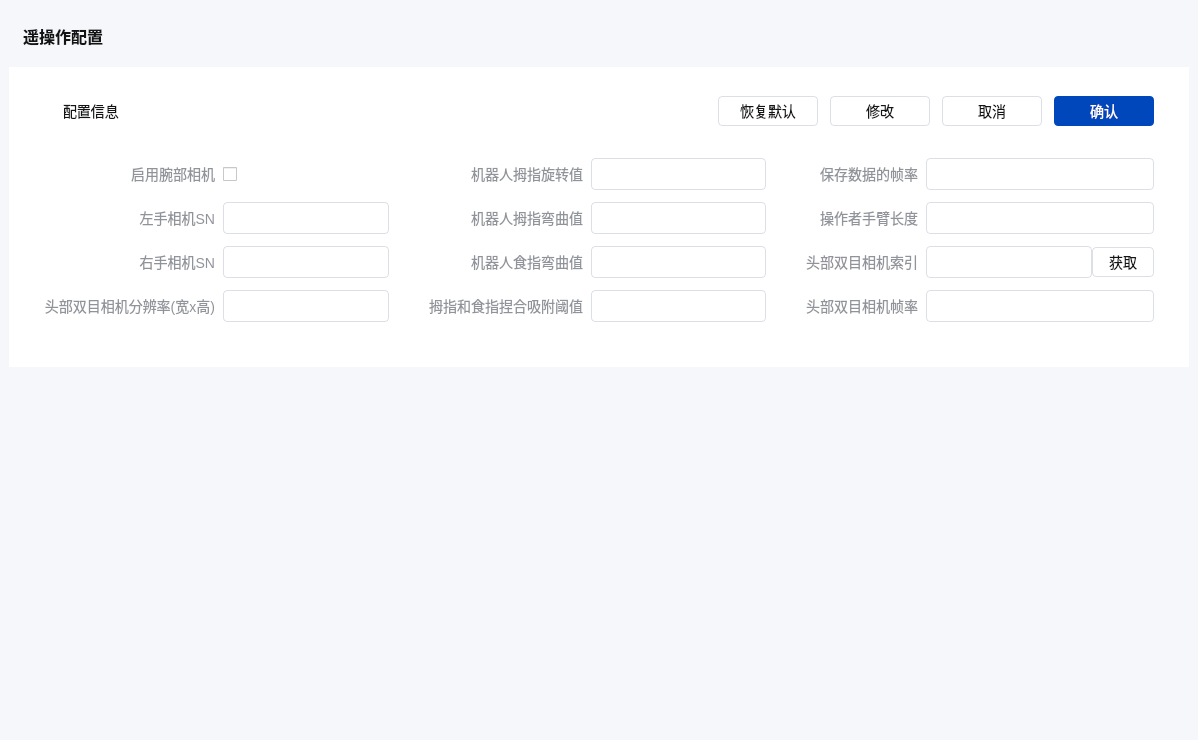
<?xml version="1.0" encoding="UTF-8"?>
<ui version="4.0">
 <class>FormAtomConfig</class>
 <widget class="QWidget" name="FormAtomConfig">
  <property name="geometry">
   <rect>
    <x>0</x>
    <y>0</y>
    <width>1198</width>
    <height>740</height>
   </rect>
  </property>
  <property name="windowTitle">
   <string>Form</string>
  </property>
  <property name="styleSheet">
   <string notr="true">background: rgb(245,247,250);</string>
  </property>
  <layout class="QVBoxLayout" name="verticalLayout">
   <property name="leftMargin">
    <number>9</number>
   </property>
   <property name="rightMargin">
    <number>9</number>
   </property>
   <item>
    <widget class="QLabel" name="label">
     <property name="sizePolicy">
      <sizepolicy hsizetype="Preferred" vsizetype="Fixed">
       <horstretch>0</horstretch>
       <verstretch>0</verstretch>
      </sizepolicy>
     </property>
     <property name="minimumSize">
      <size>
       <width>0</width>
       <height>50</height>
      </size>
     </property>
     <property name="maximumSize">
      <size>
       <width>16777215</width>
       <height>50</height>
      </size>
     </property>
     <property name="styleSheet">
      <string notr="true">opacity: 1;
font-size: 16px;
font-weight: bold;
line-height: 24px;
color: #131414;
background-image: url(:/res/image/right-arrow.png);
background-repeat: no-repeat;
background-position: left center;
text-align: left;
padding-left: 10px;</string>
     </property>
     <property name="text">
      <string>遥操作配置</string>
     </property>
     <property name="alignment">
      <set>Qt::AlignLeading|Qt::AlignLeft|Qt::AlignVCenter</set>
     </property>
    </widget>
   </item>
   <item>
    <widget class="QScrollArea" name="scrollArea_2">
     <property name="styleSheet">
      <string notr="true">.QScrollArea{
	border:none;
}
.QScrollBar:horizontal{
    background: #FFF;
	border-radius:6px;
    height: 12px;
}
.QScrollBar:vertical{
    background: #FFF;
	border-radius:6px;
    width: 12px;
	border-style:solid;
}

.QScrollBar::handle:vertical {
	background-color: #DFE3E5;
    min-height: 30px;
	border-radius:6px;
	width: 12px;
	border-style:solid;
}
.QScrollBar::handle:horizontal {
	background-color: #DFE3E5;
    min-width: 30px;
	border-radius:6px;
	height: 12px;
}

.QScrollBar::sub-line:horizontal,
.QScrollBar::add-line:horizontal,
.QScrollBar::sub-line:vertical,
.QScrollBar::add-line:vertical
{
    background: none;
	border:none;
    height:0px;
	width:0px;
}

.QScrollBar::left-arrow:horizontal,
.QScrollBar::right-arrow:horizontal,
.QScrollBar::up-arrow:vertical,
.QScrollBar::down-arrow:vertical{
    background: none;
    border: none;
    width: 0;
    height: 0;
}</string>
     </property>
     <property name="widgetResizable">
      <bool>true</bool>
     </property>
     <widget class="QWidget" name="scrollAreaWidgetContents_2">
      <property name="geometry">
       <rect>
        <x>0</x>
        <y>0</y>
        <width>1180</width>
        <height>661</height>
       </rect>
      </property>
      <property name="sizePolicy">
       <sizepolicy hsizetype="Expanding" vsizetype="Preferred">
        <horstretch>0</horstretch>
        <verstretch>0</verstretch>
       </sizepolicy>
      </property>
      <layout class="QVBoxLayout" name="verticalLayout_7">
       <property name="spacing">
        <number>16</number>
       </property>
       <property name="leftMargin">
        <number>0</number>
       </property>
       <property name="topMargin">
        <number>0</number>
       </property>
       <property name="rightMargin">
        <number>0</number>
       </property>
       <property name="bottomMargin">
        <number>0</number>
       </property>
       <item>
        <widget class="QWidget" name="widgetParam" native="true">
         <property name="sizePolicy">
          <sizepolicy hsizetype="Expanding" vsizetype="Fixed">
           <horstretch>0</horstretch>
           <verstretch>0</verstretch>
          </sizepolicy>
         </property>
         <property name="minimumSize">
          <size>
           <width>0</width>
           <height>300</height>
          </size>
         </property>
         <property name="styleSheet">
          <string notr="true">background-color: rgb(255, 255, 255);</string>
         </property>
         <layout class="QVBoxLayout" name="verticalLayout_6">
          <property name="spacing">
           <number>12</number>
          </property>
          <property name="leftMargin">
           <number>35</number>
          </property>
          <property name="rightMargin">
           <number>35</number>
          </property>
          <item>
           <layout class="QHBoxLayout" name="horizontalLayout_5">
            <item>
             <widget class="QLabel" name="label_2">
              <property name="sizePolicy">
               <sizepolicy hsizetype="Preferred" vsizetype="Fixed">
                <horstretch>0</horstretch>
                <verstretch>0</verstretch>
               </sizepolicy>
              </property>
              <property name="minimumSize">
               <size>
                <width>0</width>
                <height>70</height>
               </size>
              </property>
              <property name="maximumSize">
               <size>
                <width>16777215</width>
                <height>70</height>
               </size>
              </property>
              <property name="styleSheet">
               <string notr="true">opacity: 1;
font-size: 14px;
font-weight: normal;
line-height: 24px;
color: #131414;
background-image: url(:/res/image/info.png);
background-repeat: no-repeat;
background-position: left center;
text-align: left;
padding-left: 16px;</string>
              </property>
              <property name="text">
               <string>配置信息</string>
              </property>
             </widget>
            </item>
            <item>
             <spacer name="horizontalSpacer">
              <property name="orientation">
               <enum>Qt::Horizontal</enum>
              </property>
              <property name="sizeHint" stdset="0">
               <size>
                <width>40</width>
                <height>20</height>
               </size>
              </property>
             </spacer>
            </item>
            <item>
             <widget class="QPushButton" name="btnDefault">
              <property name="minimumSize">
               <size>
                <width>100</width>
                <height>30</height>
               </size>
              </property>
              <property name="maximumSize">
               <size>
                <width>16777215</width>
                <height>30</height>
               </size>
              </property>
              <property name="styleSheet">
               <string notr="true">.QPushButton{
    border-radius: 4px;
    opacity: 1;
    background: #FFFFFF;
    border:1px solid #DCDFE6;
    font-size: 14px;
    font-weight: normal;
    line-height: 24px;
    color: #131414;
    padding-left:16px;
    padding-right:16px;
}

.QPushButton:!enabled{
	color: #909399;
}

.QPushButton:hover{
	border:1px solid #131414;
}</string>
              </property>
              <property name="text">
               <string>恢复默认</string>
              </property>
             </widget>
            </item>
            <item>
             <widget class="QPushButton" name="btnModify">
              <property name="minimumSize">
               <size>
                <width>100</width>
                <height>30</height>
               </size>
              </property>
              <property name="maximumSize">
               <size>
                <width>16777215</width>
                <height>30</height>
               </size>
              </property>
              <property name="styleSheet">
               <string notr="true">.QPushButton{
    border-radius: 4px;
    opacity: 1;
    background: #FFFFFF;
    border:1px solid #DCDFE6;
    font-size: 14px;
    font-weight: normal;
    line-height: 24px;
    color: #131414;
    padding-left:16px;
    padding-right:16px;
}

.QPushButton:!enabled{
	color: #909399;
}

.QPushButton:hover{
	border:1px solid #131414;
}</string>
              </property>
              <property name="text">
               <string>修改</string>
              </property>
             </widget>
            </item>
            <item>
             <widget class="QPushButton" name="btnCancel">
              <property name="minimumSize">
               <size>
                <width>100</width>
                <height>30</height>
               </size>
              </property>
              <property name="maximumSize">
               <size>
                <width>16777215</width>
                <height>30</height>
               </size>
              </property>
              <property name="styleSheet">
               <string notr="true">.QPushButton{
    border-radius: 4px;
    opacity: 1;
    background: #FFFFFF;
    border:1px solid #DCDFE6;
    font-size: 14px;
    font-weight: normal;
    line-height: 24px;
    color: #131414;
    padding-left:16px;
    padding-right:16px;
}

.QPushButton:!enabled{
	color: #909399;
}

.QPushButton:hover{
	border:1px solid #131414;
}</string>
              </property>
              <property name="text">
               <string>取消</string>
              </property>
             </widget>
            </item>
            <item>
             <widget class="QPushButton" name="btnOK">
              <property name="minimumSize">
               <size>
                <width>100</width>
                <height>30</height>
               </size>
              </property>
              <property name="maximumSize">
               <size>
                <width>16777215</width>
                <height>30</height>
               </size>
              </property>
              <property name="styleSheet">
               <string notr="true">.QPushButton{
	border-radius: 4px;
	opacity: 1;
	background: #0047BB;
	border:none;
	font-size: 14px;
	font-weight: normal;
	color: #FFFFFF;
	padding-left:16px;
	padding-right:16px;
}
.QPushButton:hover{
	border:1px solid #0000FF;
}</string>
              </property>
              <property name="text">
               <string>确认</string>
              </property>
             </widget>
            </item>
           </layout>
          </item>
          <item>
           <layout class="QHBoxLayout" name="horizontalLayout_2">
            <property name="spacing">
             <number>40</number>
            </property>
            <property name="rightMargin">
             <number>0</number>
            </property>
            <item>
             <layout class="QFormLayout" name="formLayout">
              <property name="labelAlignment">
               <set>Qt::AlignRight|Qt::AlignTrailing|Qt::AlignVCenter</set>
              </property>
              <property name="horizontalSpacing">
               <number>8</number>
              </property>
              <property name="verticalSpacing">
               <number>12</number>
              </property>
              <item row="0" column="0">
               <widget class="QLabel" name="label_21">
                <property name="styleSheet">
                 <string notr="true">font-weight: 400; 
font-size: 14px;
color: #909399 </string>
                </property>
                <property name="text">
                 <string>启用腕部相机</string>
                </property>
                <property name="alignment">
                 <set>Qt::AlignRight|Qt::AlignTrailing|Qt::AlignVCenter</set>
                </property>
               </widget>
              </item>
              <item row="0" column="1">
               <widget class="QCheckBox" name="cbWristCamera">
                <property name="minimumSize">
                 <size>
                  <width>0</width>
                  <height>32</height>
                 </size>
                </property>
                <property name="maximumSize">
                 <size>
                  <width>16777215</width>
                  <height>32</height>
                 </size>
                </property>
                <property name="styleSheet">
                 <string notr="true">.QCheckBox::indicator:checked {
    image: url(:/res/image/checked.png);
}
.QCheckBox::indicator:unchecked {
    image: url(:/res/image/unchecked.png);
}</string>
                </property>
                <property name="text">
                 <string/>
                </property>
               </widget>
              </item>
              <item row="1" column="0">
               <widget class="QLabel" name="label_17">
                <property name="styleSheet">
                 <string notr="true">font-weight: 400; 
font-size: 14px;
color: #909399 </string>
                </property>
                <property name="text">
                 <string>左手相机SN</string>
                </property>
                <property name="alignment">
                 <set>Qt::AlignRight|Qt::AlignTrailing|Qt::AlignVCenter</set>
                </property>
               </widget>
              </item>
              <item row="1" column="1">
               <widget class="QLineEdit" name="lineEditLHCameraSN">
                <property name="minimumSize">
                 <size>
                  <width>150</width>
                  <height>32</height>
                 </size>
                </property>
                <property name="maximumSize">
                 <size>
                  <width>16777215</width>
                  <height>32</height>
                 </size>
                </property>
                <property name="styleSheet">
                 <string notr="true">.QLineEdit{
	background: #FFFFFF;
	border: 1px solid #DCDFE6;
	padding: 5px 12px;
	border-radius: 4px;
	opacity: 1;
	color: #606266;
	font-size: 16px;
	font-weight: normal;
}
.QLineEdit:read-only{
	background: #EEEEEE;
}</string>
                </property>
               </widget>
              </item>
              <item row="2" column="0">
               <widget class="QLabel" name="label_19">
                <property name="styleSheet">
                 <string notr="true">font-weight: 400; 
font-size: 14px;
color: #909399 </string>
                </property>
                <property name="text">
                 <string>右手相机SN</string>
                </property>
                <property name="alignment">
                 <set>Qt::AlignRight|Qt::AlignTrailing|Qt::AlignVCenter</set>
                </property>
               </widget>
              </item>
              <item row="2" column="1">
               <widget class="QLineEdit" name="lineEditRHCameraSN">
                <property name="minimumSize">
                 <size>
                  <width>150</width>
                  <height>32</height>
                 </size>
                </property>
                <property name="maximumSize">
                 <size>
                  <width>16777215</width>
                  <height>32</height>
                 </size>
                </property>
                <property name="styleSheet">
                 <string notr="true">.QLineEdit{
	background: #FFFFFF;
	border: 1px solid #DCDFE6;
	padding: 5px 12px;
	border-radius: 4px;
	opacity: 1;
	color: #606266;
	font-size: 16px;
	font-weight: normal;
}
.QLineEdit:read-only{
	background: #EEEEEE;
}</string>
                </property>
               </widget>
              </item>
              <item row="3" column="0">
               <widget class="QLabel" name="label_22">
                <property name="styleSheet">
                 <string notr="true">font-weight: 400; 
font-size: 14px;
color: #909399 </string>
                </property>
                <property name="text">
                 <string>头部双目相机分辨率(宽x高)</string>
                </property>
                <property name="alignment">
                 <set>Qt::AlignRight|Qt::AlignTrailing|Qt::AlignVCenter</set>
                </property>
               </widget>
              </item>
              <item row="3" column="1">
               <widget class="QComboBox" name="cboHeadCameraPix">
                <property name="sizePolicy">
                 <sizepolicy hsizetype="Expanding" vsizetype="Fixed">
                  <horstretch>0</horstretch>
                  <verstretch>0</verstretch>
                 </sizepolicy>
                </property>
                <property name="minimumSize">
                 <size>
                  <width>150</width>
                  <height>32</height>
                 </size>
                </property>
                <property name="maximumSize">
                 <size>
                  <width>16777215</width>
                  <height>32</height>
                 </size>
                </property>
                <property name="styleSheet">
                 <string notr="true">QComboBox{
	background: #FFFFFF;
	border: 1px solid #DCDFE6;
	padding: 5px 12px;
	border-radius: 4px;
	opacity: 1;
	color: #606266;
	font-size: 16px;
	font-weight: normal;
}
QComboBox:!enabled{
	background: #EEEEEE;
}
QComboBox QAbstractItemView{
	background: #FFFFFF;
	border: 1px solid #DCDFE6;
	border-radius: 4px;
	opacity: 1;
	color: #606266;
	font-size: 16px;
	font-weight: normal;
	margin: 0px;
    outline:0px;
	show-decoration-selected: 1
}
QComboBox QAbstractItemView::item{
    background-color: transparent;
    height:40px;
    padding-left:12px;
	margin: 0px;
}
QComboBox QAbstractItemView::item:selected{
    background-color: rgba(0, 71, 187, 0.1);
    color: #0047BB;
}
QComboBox QAbstractItemView::item:hover{
    background-color: rgba(0, 71, 187, 0.1);
    color: #0047BB;
}
QComboBox::drop-down {
    border:none;
}
QComboBox::down-arrow {
    image: url(:/res/image/icon_down_arrow.png);
    padding-right:8px;
}

QComboBox QAbstractScrollArea QScrollBar:vertical{
    width: 10px;
    background-color: #FFFFFF;
}
QComboBox QAbstractScrollArea QScrollBar::handle:vertical {
    border-radius: 5px;
    background: rgb(220,220,220);
}
QComboBox QAbstractScrollArea QScrollBar::handle:vertical:hover {
    border-radius: 5px;
    background: rgb(190,190,190);
}</string>
                </property>
                <property name="editable">
                 <bool>false</bool>
                </property>
                <property name="frame">
                 <bool>true</bool>
                </property>
               </widget>
              </item>
             </layout>
            </item>
            <item>
             <layout class="QFormLayout" name="formLayout_2">
              <property name="labelAlignment">
               <set>Qt::AlignRight|Qt::AlignTrailing|Qt::AlignVCenter</set>
              </property>
              <property name="horizontalSpacing">
               <number>8</number>
              </property>
              <property name="verticalSpacing">
               <number>12</number>
              </property>
              <item row="0" column="0">
               <widget class="QLabel" name="label_26">
                <property name="styleSheet">
                 <string notr="true">font-weight: 400; 
font-size: 14px;
color: #909399 </string>
                </property>
                <property name="text">
                 <string>机器人拇指旋转值</string>
                </property>
                <property name="alignment">
                 <set>Qt::AlignRight|Qt::AlignTrailing|Qt::AlignVCenter</set>
                </property>
               </widget>
              </item>
              <item row="0" column="1">
               <widget class="QLineEdit" name="lineEditThumbRotationThreshold">
                <property name="minimumSize">
                 <size>
                  <width>150</width>
                  <height>32</height>
                 </size>
                </property>
                <property name="maximumSize">
                 <size>
                  <width>16777215</width>
                  <height>32</height>
                 </size>
                </property>
                <property name="styleSheet">
                 <string notr="true">.QLineEdit{
	background: #FFFFFF;
	border: 1px solid #DCDFE6;
	padding: 5px 12px;
	border-radius: 4px;
	opacity: 1;
	color: #606266;
	font-size: 16px;
	font-weight: normal;
}
.QLineEdit:read-only{
	background: #EEEEEE;
}</string>
                </property>
               </widget>
              </item>
              <item row="1" column="0">
               <widget class="QLabel" name="label_27">
                <property name="styleSheet">
                 <string notr="true">font-weight: 400; 
font-size: 14px;
color: #909399 </string>
                </property>
                <property name="text">
                 <string>机器人拇指弯曲值</string>
                </property>
                <property name="alignment">
                 <set>Qt::AlignRight|Qt::AlignTrailing|Qt::AlignVCenter</set>
                </property>
               </widget>
              </item>
              <item row="1" column="1">
               <widget class="QLineEdit" name="lineEditThumbBendingThreshold">
                <property name="minimumSize">
                 <size>
                  <width>150</width>
                  <height>32</height>
                 </size>
                </property>
                <property name="maximumSize">
                 <size>
                  <width>16777215</width>
                  <height>32</height>
                 </size>
                </property>
                <property name="styleSheet">
                 <string notr="true">.QLineEdit{
	background: #FFFFFF;
	border: 1px solid #DCDFE6;
	padding: 5px 12px;
	border-radius: 4px;
	opacity: 1;
	color: #606266;
	font-size: 16px;
	font-weight: normal;
}
.QLineEdit:read-only{
	background: #EEEEEE;
}</string>
                </property>
               </widget>
              </item>
              <item row="2" column="0">
               <widget class="QLabel" name="label_28">
                <property name="styleSheet">
                 <string notr="true">font-weight: 400; 
font-size: 14px;
color: #909399 </string>
                </property>
                <property name="text">
                 <string>机器人食指弯曲值</string>
                </property>
                <property name="alignment">
                 <set>Qt::AlignRight|Qt::AlignTrailing|Qt::AlignVCenter</set>
                </property>
               </widget>
              </item>
              <item row="2" column="1">
               <widget class="QLineEdit" name="lineEditIndexfingerBendThreshold">
                <property name="minimumSize">
                 <size>
                  <width>150</width>
                  <height>32</height>
                 </size>
                </property>
                <property name="maximumSize">
                 <size>
                  <width>16777215</width>
                  <height>32</height>
                 </size>
                </property>
                <property name="styleSheet">
                 <string notr="true">.QLineEdit{
	background: #FFFFFF;
	border: 1px solid #DCDFE6;
	padding: 5px 12px;
	border-radius: 4px;
	opacity: 1;
	color: #606266;
	font-size: 16px;
	font-weight: normal;
}
.QLineEdit:read-only{
	background: #EEEEEE;
}</string>
                </property>
               </widget>
              </item>
              <item row="3" column="0">
               <widget class="QLabel" name="label_34">
                <property name="styleSheet">
                 <string notr="true">font-weight: 400; 
font-size: 14px;
color: #909399 </string>
                </property>
                <property name="text">
                 <string>拇指和食指捏合吸附阈值</string>
                </property>
                <property name="alignment">
                 <set>Qt::AlignRight|Qt::AlignTrailing|Qt::AlignVCenter</set>
                </property>
               </widget>
              </item>
              <item row="3" column="1">
               <widget class="QLineEdit" name="lineEditPinchThreshold">
                <property name="minimumSize">
                 <size>
                  <width>150</width>
                  <height>32</height>
                 </size>
                </property>
                <property name="maximumSize">
                 <size>
                  <width>16777215</width>
                  <height>32</height>
                 </size>
                </property>
                <property name="styleSheet">
                 <string notr="true">.QLineEdit{
	background: #FFFFFF;
	border: 1px solid #DCDFE6;
	padding: 5px 12px;
	border-radius: 4px;
	opacity: 1;
	color: #606266;
	font-size: 16px;
	font-weight: normal;
}
.QLineEdit:read-only{
	background: #EEEEEE;
}</string>
                </property>
               </widget>
              </item>
             </layout>
            </item>
            <item>
             <layout class="QFormLayout" name="formLayout_3">
              <property name="labelAlignment">
               <set>Qt::AlignRight|Qt::AlignTrailing|Qt::AlignVCenter</set>
              </property>
              <property name="horizontalSpacing">
               <number>8</number>
              </property>
              <property name="verticalSpacing">
               <number>12</number>
              </property>
              <item row="0" column="0">
               <widget class="QLabel" name="label_30">
                <property name="minimumSize">
                 <size>
                  <width>70</width>
                  <height>0</height>
                 </size>
                </property>
                <property name="styleSheet">
                 <string notr="true">font-weight: 400; 
font-size: 14px;
color: #909399 </string>
                </property>
                <property name="text">
                 <string>保存数据的帧率</string>
                </property>
                <property name="alignment">
                 <set>Qt::AlignRight|Qt::AlignTrailing|Qt::AlignVCenter</set>
                </property>
               </widget>
              </item>
              <item row="0" column="1">
               <widget class="QLineEdit" name="lineEditFPS">
                <property name="minimumSize">
                 <size>
                  <width>150</width>
                  <height>32</height>
                 </size>
                </property>
                <property name="maximumSize">
                 <size>
                  <width>16777215</width>
                  <height>32</height>
                 </size>
                </property>
                <property name="styleSheet">
                 <string notr="true">.QLineEdit{
	background: #FFFFFF;
	border: 1px solid #DCDFE6;
	padding: 5px 12px;
	border-radius: 4px;
	opacity: 1;
	color: #606266;
	font-size: 16px;
	font-weight: normal;
}
.QLineEdit:read-only{
	background: #EEEEEE;
}</string>
                </property>
               </widget>
              </item>
              <item row="1" column="0">
               <widget class="QLabel" name="label_31">
                <property name="styleSheet">
                 <string notr="true">font-weight: 400; 
font-size: 14px;
color: #909399 </string>
                </property>
                <property name="text">
                 <string>操作者手臂长度</string>
                </property>
                <property name="alignment">
                 <set>Qt::AlignRight|Qt::AlignTrailing|Qt::AlignVCenter</set>
                </property>
               </widget>
              </item>
              <item row="1" column="1">
               <widget class="QLineEdit" name="lineEditArmLength">
                <property name="minimumSize">
                 <size>
                  <width>150</width>
                  <height>32</height>
                 </size>
                </property>
                <property name="maximumSize">
                 <size>
                  <width>16777215</width>
                  <height>32</height>
                 </size>
                </property>
                <property name="styleSheet">
                 <string notr="true">.QLineEdit{
	background: #FFFFFF;
	border: 1px solid #DCDFE6;
	padding: 5px 12px;
	border-radius: 4px;
	opacity: 1;
	color: #606266;
	font-size: 16px;
	font-weight: normal;
}
.QLineEdit:read-only{
	background: #EEEEEE;
}</string>
                </property>
               </widget>
              </item>
              <item row="2" column="0">
               <widget class="QLabel" name="label_32">
                <property name="styleSheet">
                 <string notr="true">font-weight: 400; 
font-size: 14px;
color: #909399 </string>
                </property>
                <property name="text">
                 <string>头部双目相机索引</string>
                </property>
                <property name="alignment">
                 <set>Qt::AlignRight|Qt::AlignTrailing|Qt::AlignVCenter</set>
                </property>
               </widget>
              </item>
              <item row="2" column="1">
               <layout class="QHBoxLayout" name="horizontalLayout_10">
                <item>
                 <widget class="QLineEdit" name="lineEditTopCameraId">
                  <property name="minimumSize">
                   <size>
                    <width>150</width>
                    <height>32</height>
                   </size>
                  </property>
                  <property name="maximumSize">
                   <size>
                    <width>16777215</width>
                    <height>32</height>
                   </size>
                  </property>
                  <property name="styleSheet">
                   <string notr="true">.QLineEdit{
	background: #FFFFFF;
	border: 1px solid #DCDFE6;
	padding: 5px 12px;
	border-radius: 4px;
	opacity: 1;
	color: #606266;
	font-size: 16px;
	font-weight: normal;
}
.QLineEdit:read-only{
	background: #EEEEEE;
}</string>
                  </property>
                 </widget>
                </item>
                <item>
                 <widget class="QPushButton" name="btnTopCameraId">
                  <property name="minimumSize">
                   <size>
                    <width>0</width>
                    <height>30</height>
                   </size>
                  </property>
                  <property name="maximumSize">
                   <size>
                    <width>100</width>
                    <height>30</height>
                   </size>
                  </property>
                  <property name="styleSheet">
                   <string notr="true">.QPushButton{
    border-radius: 4px;
    opacity: 1;
    background: #FFFFFF;
    border:1px solid #DCDFE6;
    font-size: 14px;
    font-weight: normal;
    line-height: 24px;
    color: #131414;
    padding-left:16px;
    padding-right:16px;
}

.QPushButton:!enabled{
	color: #909399;
}

.QPushButton:hover{
	border:1px solid #131414;
}</string>
                  </property>
                  <property name="text">
                   <string>获取</string>
                  </property>
                 </widget>
                </item>
               </layout>
              </item>
              <item row="3" column="0">
               <widget class="QLabel" name="label_33">
                <property name="minimumSize">
                 <size>
                  <width>70</width>
                  <height>0</height>
                 </size>
                </property>
                <property name="styleSheet">
                 <string notr="true">font-weight: 400; 
font-size: 14px;
color: #909399 </string>
                </property>
                <property name="text">
                 <string>头部双目相机帧率</string>
                </property>
                <property name="alignment">
                 <set>Qt::AlignRight|Qt::AlignTrailing|Qt::AlignVCenter</set>
                </property>
               </widget>
              </item>
              <item row="3" column="1">
               <widget class="QLineEdit" name="lineEditHeadCameraFPS">
                <property name="minimumSize">
                 <size>
                  <width>150</width>
                  <height>32</height>
                 </size>
                </property>
                <property name="maximumSize">
                 <size>
                  <width>16777215</width>
                  <height>32</height>
                 </size>
                </property>
                <property name="styleSheet">
                 <string notr="true">.QLineEdit{
	background: #FFFFFF;
	border: 1px solid #DCDFE6;
	padding: 5px 12px;
	border-radius: 4px;
	opacity: 1;
	color: #606266;
	font-size: 16px;
	font-weight: normal;
}
.QLineEdit:read-only{
	background: #EEEEEE;
}</string>
                </property>
               </widget>
              </item>
             </layout>
            </item>
           </layout>
          </item>
         </layout>
        </widget>
       </item>
       <item>
        <spacer name="verticalSpacer">
         <property name="orientation">
          <enum>Qt::Vertical</enum>
         </property>
         <property name="sizeHint" stdset="0">
          <size>
           <width>20</width>
           <height>40</height>
          </size>
         </property>
        </spacer>
       </item>
      </layout>
     </widget>
    </widget>
   </item>
  </layout>
 </widget>
 <resources/>
 <connections/>
</ui>
